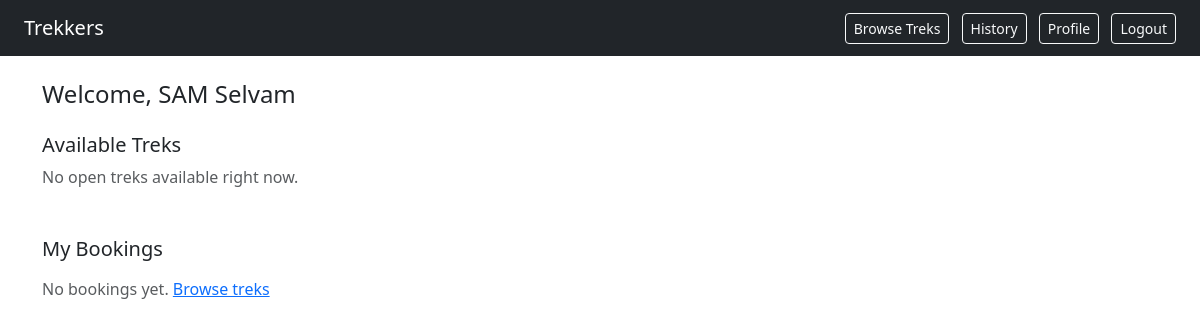
Before: /user/dashboard (signed in) with the older database file.
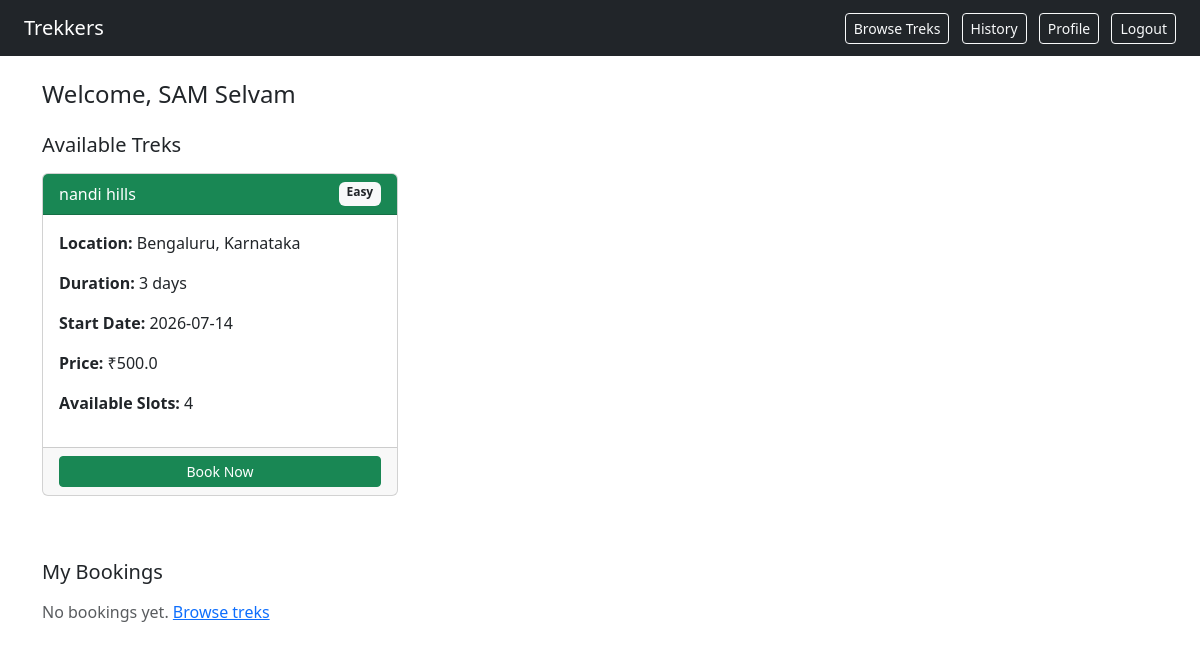
After: the same page with the newer database file.
### models.py (models this page shows)
class Trek(db.Model):
    id = db.Column(db.Integer, primary_key=True)
    name = db.Column(db.String(50), nullable=False)
    location = db.Column(db.String(100), nullable=False)
    difficulty = db.Column(db.String(50), nullable=False)
    duration = db.Column(db.String(50), nullable=False)
    total_slots = db.Column(db.Integer, nullable=False)
    available_slots = db.Column(db.Integer, nullable=False)
    assigned_staffid = db.Column(db.Integer, db.ForeignKey('user.id'), nullable=True)
    start_date = db.Column(db.Date, nullable=False)
    end_date = db.Column(db.Date, nullable=False)
    status = db.Column(db.String(50), nullable=False)
    price = db.Column(db.Float, nullable=False)
    bookings = db.relationship('Booking', backref='trek', lazy=True)

### routes.py (the view)
@app.route('/user/dashboard')
@login_required
def user_dashboard():
    if current_user.role != 'trekker':
        flash('Access Denied')
        return redirect(url_for('login'))
    my_bookings = Booking.query.filter_by(user_id=current_user.id).all()
    booking_data = []
    for booking in my_bookings:
        trek = Trek.query.get(booking.trek_id)
        booking_data.append({
            'booking': booking,
            'trek': trek
        })
    available_treks = Trek.query.filter_by(status='Open').all()
    return render_template('user_dashboard.html',
        booking_data=booking_data,
        available_treks=available_treks
    )

### routes.py (called while the page is built)
@login_manager.user_loader
def load_user(user_id):
    return User.query.get(int(user_id))

### templates/user_dashboard.html (shortened to what this page needs)
<!DOCTYPE html>
<html>
<head>
    <link rel="stylesheet" href="https://cdn.jsdelivr.net/npm/bootstrap@5.3.0/dist/css/bootstrap.min.css">
</head>
<body>
<nav class="navbar navbar-dark bg-dark px-4">
    <span class="navbar-brand">Trekkers</span>
    <div>
        <a href="/user/treks" class="btn btn-outline-light btn-sm me-2">Browse Treks</a>
        <a href="/user/history" class="btn btn-outline-light btn-sm me-2">History</a>
        <a href="/user/profile" class="btn btn-outline-light btn-sm me-2">Profile</a>
        <a href="/logout" class="btn btn-outline-light btn-sm">Logout</a>
    </div>
</nav>
<div class="container mt-4">
    <h4>Welcome, {{ current_user.name }}</h4>
    <h5 class="mt-4">Available Treks</h5>
    {% if available_treks %}
    <div class="row mt-3">
        {% for trek in available_treks %}
        <div class="col-md-4 mb-3">
            <div class="card h-100">
                <div class="card-header bg-success text-white d-flex justify-content-between">
                    <span>{{ trek.name }}</span>
                    <span class="badge bg-light text-dark">{{ trek.difficulty }}</span>
                </div>
                <div class="card-body">
                    <p><strong>Location:</strong> {{ trek.location }}</p>
                    <p><strong>Duration:</strong> {{ trek.duration }} days</p>
                    <p><strong>Start Date:</strong> {{ trek.start_date }}</p>
                    <p><strong>Price:</strong> ₹{{ trek.price }}</p>
                    <p><strong>Available Slots:</strong> {{ trek.available_slots }}</p>
                </div>
                <div class="card-footer">
                    <a href="/user/trek/{{ trek.id }}/book" class="btn btn-success w-100 btn-sm">
                        Book Now
                    </a>
                </div>
            </div>
        </div>
        {% endfor %}
    </div>
    {% else %}
        <p class="text-muted">No open treks available right now.</p>
    {% endif %}
    <h5 class="mt-5">My Bookings</h5>
    {% if booking_data %}
    <table class="table table-bordered mt-3">
        <thead class="table-dark">
            <tr>
                <th>Booking ID</th>
                <th>Trek Name</th>
                <th>Location</th>
                <th>Start Date</th>
                <th>Trek Status</th>
                <th>Booking Status</th>
                <th>Actions</th>
            </tr>
        </thead>
        <tbody>
            {% for item in booking_data %}
            <tr>
                <td>{{ item.booking.booking_id }}</td>
                <td>{{ item.trek.name }}</td>
                <td>{{ item.trek.location }}</td>
                <td>{{ item.trek.start_date }}</td>
                <td>{{ item.trek.status }}</td>
                <td>
                    <span class="badge
                        {% if item.booking.status == 'Booked' %}bg-success
                        {% elif item.booking.status == 'Cancelled' %}bg-danger
                        {% else %}bg-secondary{% endif %}">
                        {{ item.booking.status }}
                    </span>
                </td>
                <td>
                    {% if item.booking.status == 'Booked' %}
                    <a href="/user/booking/{{ item.booking.booking_id }}/cancel"
                       class="btn btn-sm btn-danger"
                       onclick="return confirm('Are you sure you want to cancel?')">
                        Cancel
                    </a>
                    {% else %}
                    <span class="text-muted">—</span>
                    {% endif %}
                </td>
            </tr>
            {% endfor %}
        </tbody>
    </table>
    {% else %}
        <p class="text-muted mt-3">No bookings yet. <a href="/user/treks">Browse treks</a></p>
    {% endif %}
</div>
</body>
</html>

Changed rows visible on the page:
added Trek: name "nandi hills", difficulty "Easy", location "Bengaluru, Karnataka", duration "3", start_date "2026-07-14", price "500.0", available_slots "4"
Other visible differences:
text no longer shown: "No open treks available right now."
